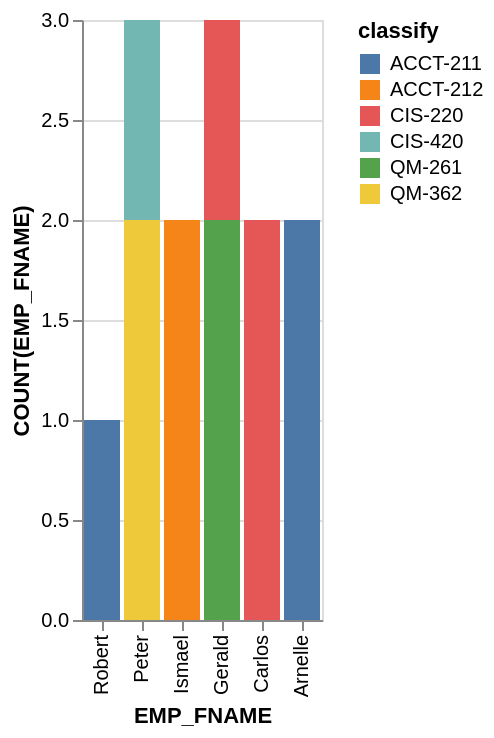

Specify this chart in Vega-Lite:
### Vega-Lite specification from a JSON file in a GitHub repository (floating-point values rounded to 4 significant figures)
{"data": {"values": [{"x_data": "Robert", "y_data": 1, "classify": "ACCT-211"}, {"x_data": "Peter", "y_data": 0, "classify": "ACCT-211"}, {"x_data": "Ismael", "y_data": 0, "classify": "ACCT-211"}, {"x_data": "Gerald", "y_data": 0, "classify": "ACCT-211"}, {"x_data": "Carlos", "y_data": 0, "classify": "ACCT-211"}, {"x_data": "Arnelle", "y_data": 2, "classify": "ACCT-211"}, {"x_data": "Robert", "y_data": 0, "classify": "ACCT-212"}, {"x_data": "Peter", "y_data": 0, "classify": "ACCT-212"}, {"x_data": "Ismael", "y_data": 2, "classify": "ACCT-212"}, {"x_data": "Gerald", "y_data": 0, "classify": "ACCT-212"}, {"x_data": "Carlos", "y_data": 0, "classify": "ACCT-212"}, {"x_data": "Arnelle", "y_data": 0, "classify": "ACCT-212"}, {"x_data": "Robert", "y_data": 0, "classify": "CIS-220"}, {"x_data": "Peter", "y_data": 0, "classify": "CIS-220"}, {"x_data": "Ismael", "y_data": 0, "classify": "CIS-220"}, {"x_data": "Gerald", "y_data": 1, "classify": "CIS-220"}, {"x_data": "Carlos", "y_data": 2, "classify": "CIS-220"}, {"x_data": "Arnelle", "y_data": 0, "classify": "CIS-220"}, {"x_data": "Robert", "y_data": 0, "classify": "CIS-420"}, {"x_data": "Peter", "y_data": 1, "classify": "CIS-420"}, {"x_data": "Ismael", "y_data": 0, "classify": "CIS-420"}, {"x_data": "Gerald", "y_data": 0, "classify": "CIS-420"}, {"x_data": "Carlos", "y_data": 0, "classify": "CIS-420"}, {"x_data": "Arnelle", "y_data": 0, "classify": "CIS-420"}, {"x_data": "Robert", "y_data": 0, "classify": "QM-261"}, {"x_data": "Peter", "y_data": 0, "classify": "QM-261"}, {"x_data": "Ismael", "y_data": 0, "classify": "QM-261"}, {"x_data": "Gerald", "y_data": 2, "classify": "QM-261"}, {"x_data": "Carlos", "y_data": 0, "classify": "QM-261"}, {"x_data": "Arnelle", "y_data": 0, "classify": "QM-261"}, {"x_data": "Robert", "y_data": 0, "classify": "QM-362"}, {"x_data": "Peter", "y_data": 2, "classify": "QM-362"}, {"x_data": "Ismael", "y_data": 0, "classify": "QM-362"}, {"x_data": "Gerald", "y_data": 0, "classify": "QM-362"}, {"x_data": "Carlos", "y_data": 0, "classify": "QM-362"}, {"x_data": "Arnelle", "y_data": 0, "classify": "QM-362"}]}, "mark": "bar", "encoding": {"x": {"field": "x_data", "type": "nominal", "title": "EMP_FNAME", "sort": "descending"}, "y": {"field": "y_data", "type": "quantitative", "title": "COUNT(EMP_FNAME)"}, "color": {"field": "classify"}}}
